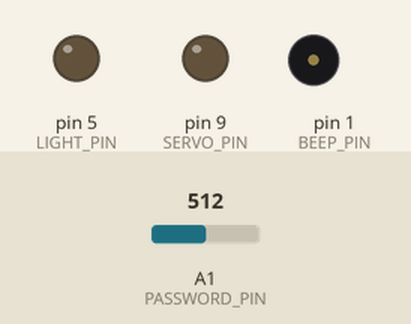
Simulated run of this sketch. Board: Arduino Uno, built with avr-gcc and run on an emulated ATmega328P. On the bench: output pins drawn as LEDs (lit = HIGH), buzzer (waves = sounding, pin HIGH). Inputs (shaded band) come from the test bench; at power-on: A1 (PASSWORD_PIN) = 512.

Above: at 3.2 s.
3.3 s: A1 (PASSWORD_PIN) set to 605
6.0 s: A1 (PASSWORD_PIN) set to 626
At 7.6 s:
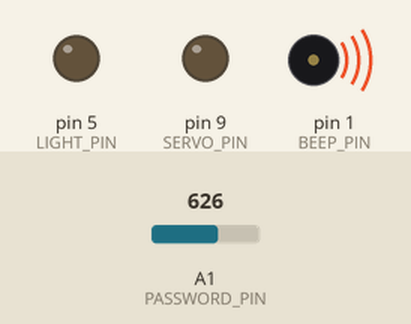
9.0 s: A1 (PASSWORD_PIN) set to 511
At 11.3 s:
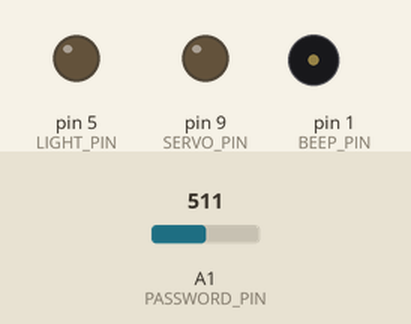
Timing chart, 0 to 12.8 s (numbered marks = the images above; inputs shaded):
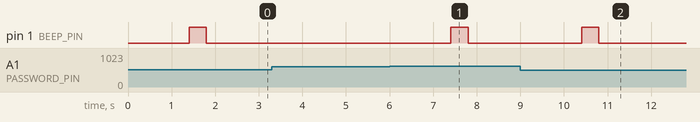

Measured:
- the behaviour switches between 613 and 614 on A1 (PASSWORD_PIN) (found by bisection; images 0 and 1)
- after the input at 3.3 s, every drawn part: stays the same
- after the input at 6.0 s, pin 1 (BEEP_PIN): LOW → HIGH after 1.4 s, → LOW 0.40 s later
- after the input at 9.0 s, pin 1 (BEEP_PIN): LOW → HIGH after 1.4 s, → LOW 0.40 s later

The sketch:

perfect_safe.ino
```cpp
/*
 * Perfect safe.
 *
 * Code for littleBits Arduino.
 *
 * Author: 2014 Michal Valoušek, michal@plovarna.cz
 */

#define PASSWORD_LENGTH     3
#define PASSWORD_PIN        A1
#define BEEP_PIN            1
#define SERVO_PIN           9
#define LIGHT_PIN           5
#define CLOSED_PIN          0
#define VALUE_BUFFER_LENGTH 8
#define MAX_SAME_VALUES     30

// Password! If you want to change it, set macro PASSWORD_LENGTH
// and PASSWORD constant.
//
// For example to set passcode with 3 numbers:
//
//      const int PASSWORD[PASSWORD_LENGTH] = {2, 9, 5};
//      #define PASSWORD_LENGTH 3
//
// To set passcode with 5 numbers:
//
//      const int PASSWORD[PASSWORD_LENGTH] = {1, 2, 3, 4, 5};
//      #define PASSWORD_LENGTH 5
//
// Beware! It is forbidden to set two same numbers in sequence.
// This passcode is invalid (there are two "9" in sequence):
//
//      const int PASSWORD[PASSWORD_LENGTH] = {2, 9, 9, 3};
//      #define PASSWORD_LENGTH 4
//
const int PASSWORD[PASSWORD_LENGTH] = {2, 9, 5};


int password_buffer[PASSWORD_LENGTH];
int password_buffer_idx = -1;

int value_buffer[VALUE_BUFFER_LENGTH];
int value_buffer_idx = -1;

int same_value_counter = 0;

boolean ready_to_close = false;

int beep_counter = 0;

int door_counter = -1;


void store_value() {
  int value = map(analogRead(PASSWORD_PIN), 0, 1023, 0, 10);

  if (value_buffer_idx < (VALUE_BUFFER_LENGTH-1)) {
    value_buffer_idx++;
  }
  else {
    value_buffer_idx = 0;
  }
  value_buffer[value_buffer_idx] = value;
}

void clear_value_buffer() {
  int old_value = value_buffer[value_buffer_idx];
  for (int i=0; i<VALUE_BUFFER_LENGTH; i++) {
    value_buffer[i] = -1;
  }
  value_buffer[value_buffer_idx] = old_value;
}

boolean value_is_stable() {
  int value = value_buffer[value_buffer_idx];
  if (value == -1) {
    return false;
  }

  int diff;
  for (int i=0; i<VALUE_BUFFER_LENGTH; i++) {
    diff = abs(value_buffer[i] - value);
    if (diff > 0) {
      return false;
    }
  }
  return true;
}


boolean store_pw_value() {
  int value = value_buffer[value_buffer_idx];

  if ((password_buffer_idx != -1) && (value == password_buffer[password_buffer_idx])) {
    same_value_counter++;
    if (same_value_counter > MAX_SAME_VALUES) {
      clear_value_buffer();
      clear_pw_buffer();
      same_value_counter = 0;
    }
    return false;
  }
  same_value_counter = 0;

  if (password_buffer_idx < (PASSWORD_LENGTH-1)) {
    password_buffer_idx++;
  }
  else {
    password_buffer_idx = 0;
  }
  password_buffer[password_buffer_idx] = value;
  return true;
}

boolean check_pw() {
  for (int i=0; i<PASSWORD_LENGTH; i++) {
    boolean found = true;
    for (int y=0; y<PASSWORD_LENGTH; y++) {
      if (abs(password_buffer[(i+y) % PASSWORD_LENGTH]-PASSWORD[y]) > 0) {
        found = false;
        break;
      }
    }
    if (found) {
      return true;
    }
  }
  return false;
}

void clear_pw_buffer() {
  int old_value = password_buffer[password_buffer_idx];
  for (int i=0; i<PASSWORD_LENGTH; i++) {
    password_buffer[i] = -1;
  }
  password_buffer[password_buffer_idx] = old_value;
  digitalWrite(BEEP_PIN, LOW);
}


void start_beep() {
  beep_counter = 1;
  digitalWrite(BEEP_PIN, HIGH);
}

void stop_beep() {
  digitalWrite(BEEP_PIN, LOW);
}


void open_door() {
  digitalWrite(SERVO_PIN, HIGH);
  digitalWrite(LIGHT_PIN, HIGH);
  door_counter = 15;
}

void close_door() {
  digitalWrite(SERVO_PIN, LOW);
  digitalWrite(LIGHT_PIN, LOW);
  door_counter = -1;
  clear_value_buffer();
  clear_pw_buffer();
}


ISR(TIMER1_COMPA_vect) {
  if (beep_counter > 0) {
    beep_counter--;
  }
  else if (beep_counter == 0) {
    stop_beep();
  }

  if (door_counter > 0) {
    door_counter--;
  }
  else if (door_counter == 0) {
    ready_to_close = true;
    return;
  }

  store_value();
  if (!value_is_stable()) {
    return;
  }

  if (!store_pw_value()) {
    return;
  }

  start_beep();

  if (check_pw()) {
    open_door();
  }
}


void setup() {
  for (int i=0; i<PASSWORD_LENGTH; i++) {
    password_buffer[i] = -1;
  }

  cli();
  TCCR1A = 0;
  TCCR1B = 0;
  TCNT1  = 0;
  OCR1A = 3125;
  TCCR1B |= (1 << WGM12);
  TCCR1B |= (1 << CS12) | (1 << CS10);
  TIMSK1 |= (1 << OCIE1A);
  sei();

  pinMode(BEEP_PIN, OUTPUT);
  digitalWrite(BEEP_PIN, LOW);

  pinMode(SERVO_PIN, OUTPUT);
  digitalWrite(SERVO_PIN, LOW);

  pinMode(LIGHT_PIN, OUTPUT);
  digitalWrite(LIGHT_PIN, LOW);
}


void loop() {
  if (ready_to_close) {
    if (digitalRead(CLOSED_PIN) == HIGH) {
      close_door();
      ready_to_close = false;
    }
  }
  delay(300);
}
```
